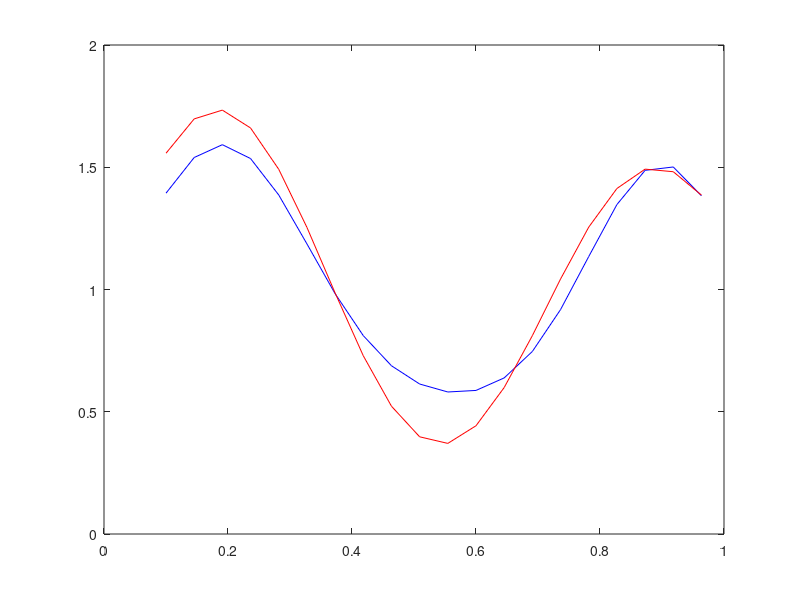

Write the MATLAB code that produced this figure.
clc;
clear; 
close all;
x = [0.1:1/22:1]; %įėjimas iš 20 skaičių, vektorius X
yOut = (1 + 0.6 * sin(2*pi*x/0.7)) + 0.3 * sin(2*pi*x) / 2; %vienas išėjimas 
plot(x,yOut); 

% generate random initial values of w1, w2 and b
w1 = randn(1);
w2 = randn(1);
b = randn(1);

%parinkti duomenis pagal duota signala
c1 = 0.19;
c2 = 0.9;
r1 = 0.14;
r2 = 0.12;

n = 0.5; %error zingsnis

for mok = 1:1000
    for taskasNr = 1:20
        y = (exp(-(x(taskasNr)-c1).^2/(2*r1.^2)))*w1+(exp(-(x(taskasNr)-c2).^2/(2*r2.^2)))*w2+b;
        error = yOut(taskasNr)-y;
        b = b+n*error;
        w1 = w1+n*error*(exp(-(x(taskasNr)-c1).^2/(2*r1.^2)));
        w2 = w2+n*error*(exp(-(x(taskasNr)-c2).^2/(2*r2.^2)));
    end
    mok = mok+1;
end

yFinal = (exp(-(x-c1).^2/(2*r1.^2)))*w1+(exp(-(x-c2).^2/(2*r2.^2)))*w2+b;

plot(x,yFinal,'blue',x,yOut,'red')